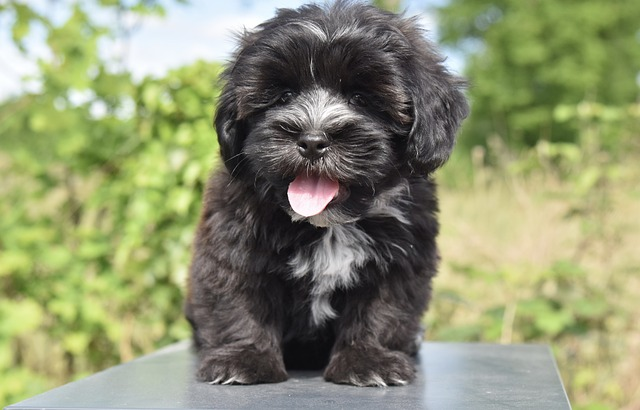
#> input picture histogram/dog.jpg, 640 x 410 px
$ python color_hist.py
#> lines starting #> are read from the running program, lines starting #| are printed output that depends on the picture
import cv2 as cv
import matplotlib.pyplot as plt
import numpy as np

img=cv.imread('dog.jpg')
#> img is the input picture: shape (410, 640, 3); mean B, G, R 113.3, 147.4, 142.2
cv.imshow('img', img)


blank=np.zeros((img.shape[:2]),dtype='uint8')

circle=cv.circle(blank.copy(),(img.shape[1]//2,img.shape[0]//2-75),150,255,-1)

mask=cv.bitwise_and(img,img,mask=circle)
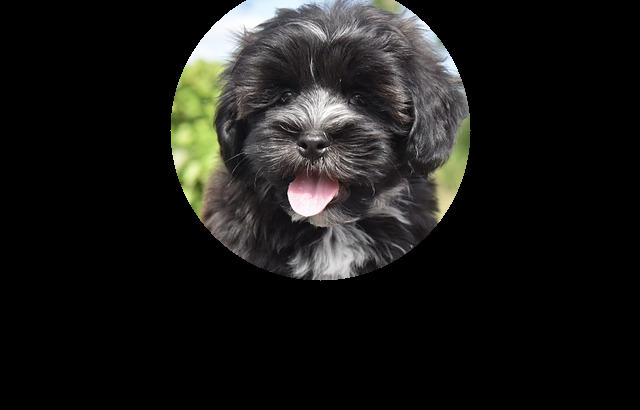
#> mask: shape (410, 640, 3); mean B, G, R 23.9, 25.9, 26.3
cv.imshow('mask',mask)


plt.figure()
plt.title('color histogram')
plt.xlabel('bins')
plt.ylabel('no of pixels')

color=('b','g','r')
for i,col in enumerate(color):
    hist=cv.calcHist([img],[i],None,[256],[0,256])

    # masked color histogram
    # hist=cv.calcHist([img],[i],circle,[256],[0,256])

    plt.plot(hist,color=col)
    plt.xlim([0,256])

plt.show()
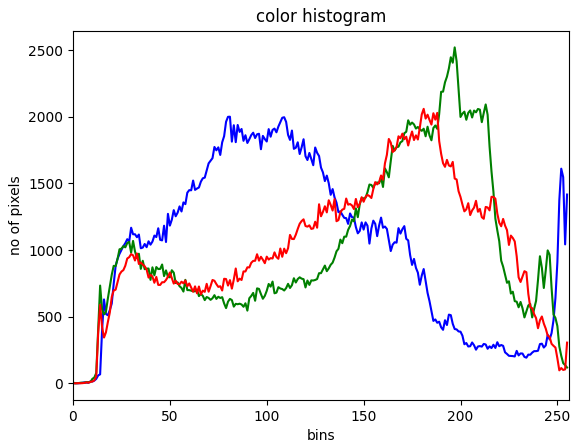
#> figure drawn by matplotlib, 1 panel; curve peaks at x = 81, y = 2001; curve peaks at x = 197, y = 2521; curve peaks at x = 181, y = 2060


cv.waitKey(0)
